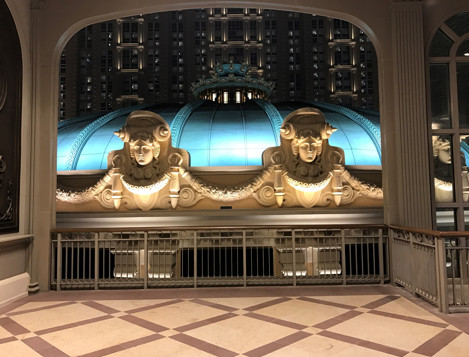
#> input picture sources/ch19Histogram/macau.jpg, 469 x 357 px
$ python ch19_9.py
#> lines starting #> are read from the running program, lines starting #| are printed output that depends on the picture
# ch19_9.py
import cv2
import matplotlib.pyplot as plt

src = cv2.imread("macau.jpg",cv2.IMREAD_COLOR)
#> src is the input picture: shape (357, 469, 3); mean B, G, R 74, 90.2, 104
cv2.imshow("Src", src)
b = cv2.calcHist([src],[0],None,[256],[0,256])  # B 通道統計資料
#> b = 256 values, max 2181 at index 21, min 42 at index 214, mean 654
g = cv2.calcHist([src],[1],None,[256],[0,256])  # G 通道統計資料
#> g = 256 values, max 2006 at index 23, min 84 at index 236, mean 654
r = cv2.calcHist([src],[2],None,[256],[0,256])  # R 通道統計資料
#> r = 256 values, max 1790 at index 23, min 226 at index 193, mean 654
plt.plot(b, color="blue", label="B channel")    # 用plot()繪 B 通道
plt.plot(g, color="green", label="G channel")   # 用plot()繪 G 通道
plt.plot(r, color="red", label="R channel")     # 用plot()繪 R 通道
plt.legend(loc="best")
plt.show()
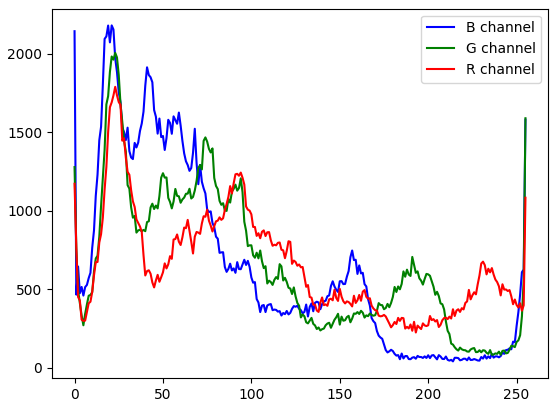
#> figure drawn by matplotlib, 1 panel; curve peaks at x = 21, y = 2181; curve peaks at x = 23, y = 2006; curve peaks at x = 23, y = 1790

$ run again, with sources/ch19Histogram/office.jpg copied over sources/ch19Histogram/macau.jpg
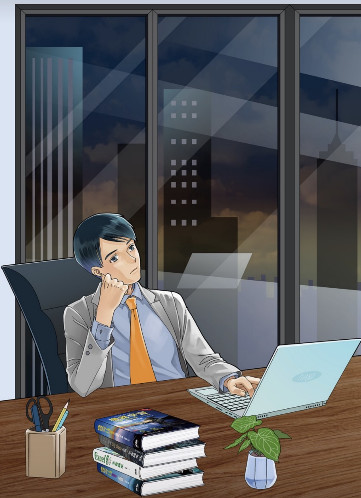
#> input picture sources/ch19Histogram/office.jpg, 361 x 498 px
#> src is the input picture: shape (498, 361, 3); mean B, G, R 94.3, 92.4, 93.1
#> b = 256 values, max 3359 at index 53, min 10 at index 1, mean 702.3
#> g = 256 values, max 3352 at index 55, min 4 at index 254, mean 702.3
#> r = 256 values, max 3766 at index 219, min 7 at index 253, mean 702.3
#> `plt.show()`:
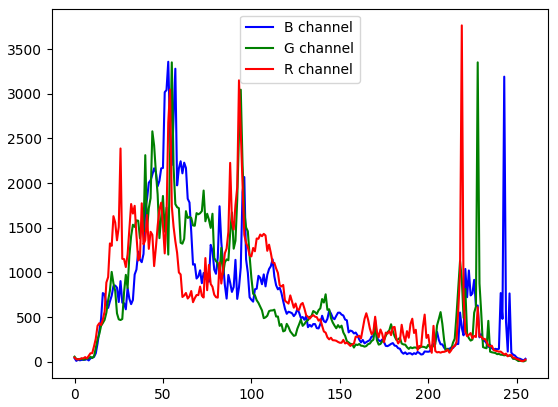
#> figure drawn by matplotlib, 1 panel; curve peaks at x = 53, y = 3359; curve peaks at x = 55, y = 3352; curve peaks at x = 219, y = 3766

$ run again, with sources/ch19Histogram/shan.jpg copied over sources/ch19Histogram/macau.jpg
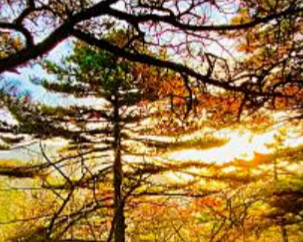
#> input picture sources/ch19Histogram/shan.jpg, 303 x 242 px
#> src is the input picture: shape (242, 303, 3); mean B, G, R 73.2, 118.8, 150
#> b = 256 values, max 5006 at index 0, min 40 at index 254, mean 286.4
#> g = 256 values, max 638 at index 0, min 6 at index 254, mean 286.4
#> r = 256 values, max 496 at index 208, min 68 at index 2, mean 286.4
#> `plt.show()`:
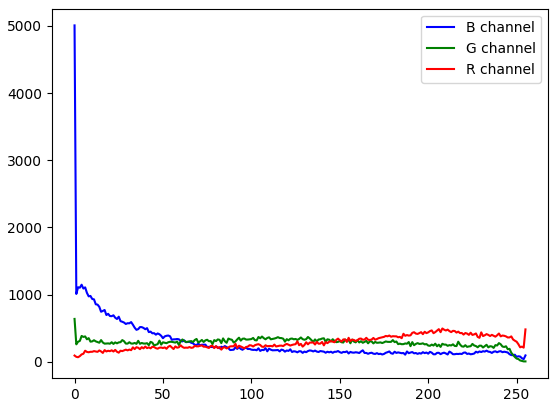
#> figure drawn by matplotlib, 1 panel; curve peaks at x = 0, y = 5006; curve peaks at x = 0, y = 638; curve peaks at x = 208, y = 496

$ run again, with sources/ch19Histogram/snow.jpg copied over sources/ch19Histogram/macau.jpg
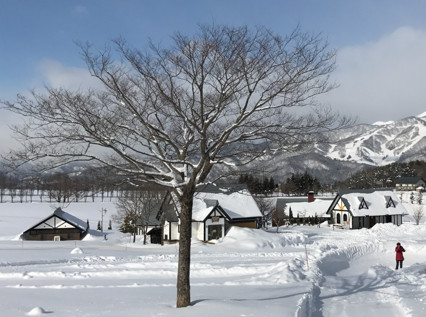
#> input picture sources/ch19Histogram/snow.jpg, 426 x 317 px
#> src is the input picture: shape (317, 426, 3); mean B, G, R 159, 148.5, 140.9
#> b = 256 values, max 2397 at index 200, min 2 at index 1, mean 527.5
#> g = 256 values, max 2294 at index 187, min 5 at index 2, mean 527.5
#> r = 256 values, max 1853 at index 183, min 5 at index 2, mean 527.5
#> `plt.show()`:
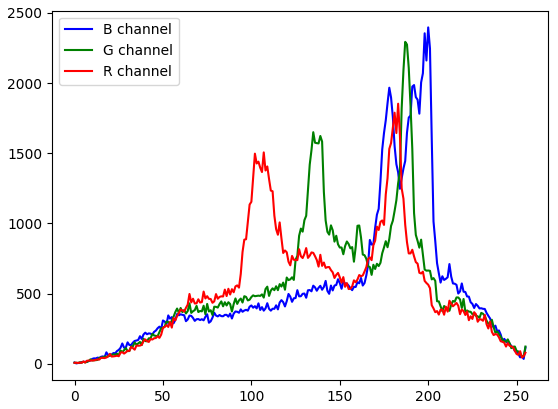
#> figure drawn by matplotlib, 1 panel; curve peaks at x = 200, y = 2397; curve peaks at x = 187, y = 2294; curve peaks at x = 183, y = 1853
